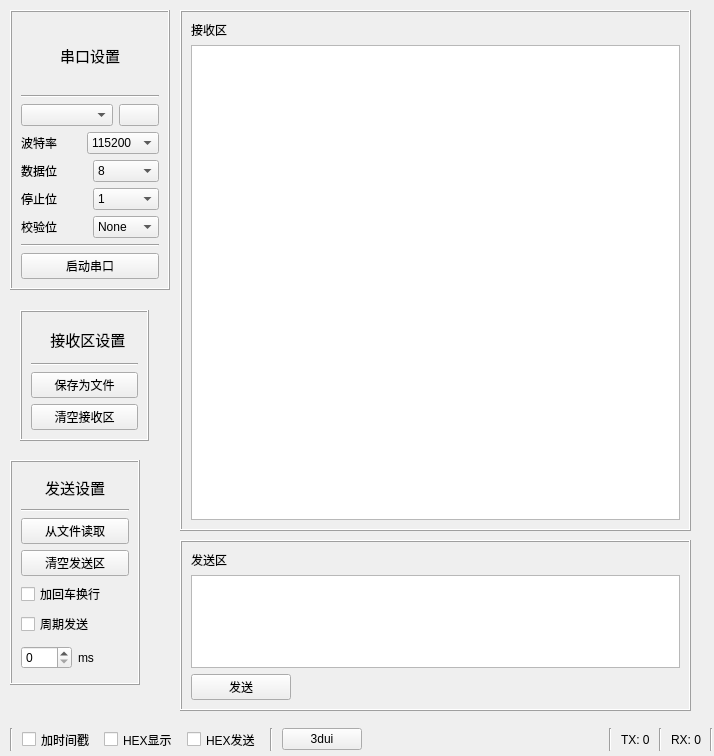
<?xml version="1.0" encoding="UTF-8"?>
<ui version="4.0">
 <class>Widget</class>
 <widget class="QWidget" name="Widget">
  <property name="geometry">
   <rect>
    <x>0</x>
    <y>0</y>
    <width>714</width>
    <height>756</height>
   </rect>
  </property>
  <property name="minimumSize">
   <size>
    <width>600</width>
    <height>400</height>
   </size>
  </property>
  <property name="maximumSize">
   <size>
    <width>3840</width>
    <height>2160</height>
   </size>
  </property>
  <property name="baseSize">
   <size>
    <width>600</width>
    <height>480</height>
   </size>
  </property>
  <property name="mouseTracking">
   <bool>false</bool>
  </property>
  <property name="focusPolicy">
   <enum>Qt::FocusPolicy::NoFocus</enum>
  </property>
  <property name="windowTitle">
   <string>串口调试助手</string>
  </property>
  <property name="windowIcon">
   <iconset resource="res.qrc">
    <normaloff>:/icons/icon.ico</normaloff>:/icons/icon.ico</iconset>
  </property>
  <widget class="QFrame" name="frame_serial">
   <property name="geometry">
    <rect>
     <x>10</x>
     <y>10</y>
     <width>160</width>
     <height>280</height>
    </rect>
   </property>
   <property name="sizePolicy">
    <sizepolicy hsizetype="Preferred" vsizetype="Preferred">
     <horstretch>0</horstretch>
     <verstretch>0</verstretch>
    </sizepolicy>
   </property>
   <property name="baseSize">
    <size>
     <width>150</width>
     <height>250</height>
    </size>
   </property>
   <property name="frameShape">
    <enum>QFrame::Shape::Box</enum>
   </property>
   <property name="frameShadow">
    <enum>QFrame::Shadow::Raised</enum>
   </property>
   <layout class="QGridLayout" name="gridLayout_4">
    <item row="0" column="0">
     <layout class="QVBoxLayout" name="SerialSetingLayout">
      <item alignment="Qt::AlignmentFlag::AlignHCenter">
       <widget class="QLabel" name="Serial_label">
        <property name="font">
         <font>
          <pointsize>11</pointsize>
         </font>
        </property>
        <property name="text">
         <string>串口设置</string>
        </property>
        <property name="textFormat">
         <enum>Qt::TextFormat::PlainText</enum>
        </property>
       </widget>
      </item>
      <item>
       <widget class="Line" name="line">
        <property name="orientation">
         <enum>Qt::Orientation::Horizontal</enum>
        </property>
       </widget>
      </item>
      <item>
       <layout class="QHBoxLayout" name="COM_layout">
        <item>
         <widget class="QComboBox" name="serial_select"/>
        </item>
        <item>
         <widget class="QPushButton" name="refresh_serial">
          <property name="sizePolicy">
           <sizepolicy hsizetype="Fixed" vsizetype="Fixed">
            <horstretch>0</horstretch>
            <verstretch>0</verstretch>
           </sizepolicy>
          </property>
          <property name="text">
           <string/>
          </property>
          <property name="icon">
           <iconset resource="res.qrc">
            <normaloff>:/res/flash.jpg</normaloff>:/res/flash.jpg</iconset>
          </property>
          <property name="iconSize">
           <size>
            <width>20</width>
            <height>20</height>
           </size>
          </property>
         </widget>
        </item>
       </layout>
      </item>
      <item>
       <layout class="QHBoxLayout" name="baud_layout">
        <item>
         <widget class="QLabel" name="baud">
          <property name="text">
           <string>波特率</string>
          </property>
         </widget>
        </item>
        <item>
         <widget class="QComboBox" name="baud_select">
          <property name="editable">
           <bool>false</bool>
          </property>
          <property name="frame">
           <bool>true</bool>
          </property>
          <item>
           <property name="text">
            <string>115200</string>
           </property>
          </item>
          <item>
           <property name="text">
            <string>4800</string>
           </property>
          </item>
          <item>
           <property name="text">
            <string>9600</string>
           </property>
          </item>
          <item>
           <property name="text">
            <string>19200</string>
           </property>
          </item>
          <item>
           <property name="text">
            <string>57600</string>
           </property>
          </item>
         </widget>
        </item>
       </layout>
      </item>
      <item>
       <layout class="QHBoxLayout" name="Data_bit_layout">
        <item>
         <widget class="QLabel" name="Data_bit_lable">
          <property name="text">
           <string>数据位</string>
          </property>
         </widget>
        </item>
        <item>
         <widget class="QComboBox" name="Data_bit_sclect">
          <item>
           <property name="text">
            <string>8</string>
           </property>
          </item>
          <item>
           <property name="text">
            <string>7</string>
           </property>
          </item>
          <item>
           <property name="text">
            <string>6</string>
           </property>
          </item>
          <item>
           <property name="text">
            <string>5</string>
           </property>
          </item>
         </widget>
        </item>
       </layout>
      </item>
      <item>
       <layout class="QHBoxLayout" name="Stop_bit_layout">
        <item>
         <widget class="QLabel" name="Stop_bit_label">
          <property name="text">
           <string>停止位</string>
          </property>
         </widget>
        </item>
        <item>
         <widget class="QComboBox" name="Stop_bit_select">
          <item>
           <property name="text">
            <string>1</string>
           </property>
          </item>
          <item>
           <property name="text">
            <string>1.5</string>
           </property>
          </item>
          <item>
           <property name="text">
            <string>2</string>
           </property>
          </item>
         </widget>
        </item>
       </layout>
      </item>
      <item>
       <layout class="QHBoxLayout" name="Parity_layout">
        <item>
         <widget class="QLabel" name="Parity_label">
          <property name="text">
           <string>校验位</string>
          </property>
         </widget>
        </item>
        <item>
         <widget class="QComboBox" name="Parity_select">
          <item>
           <property name="text">
            <string>None</string>
           </property>
          </item>
          <item>
           <property name="text">
            <string>Odd</string>
           </property>
          </item>
          <item>
           <property name="text">
            <string>Even</string>
           </property>
          </item>
          <item>
           <property name="text">
            <string>Mark</string>
           </property>
          </item>
          <item>
           <property name="text">
            <string>Space</string>
           </property>
          </item>
         </widget>
        </item>
       </layout>
      </item>
      <item>
       <widget class="Line" name="line_2">
        <property name="orientation">
         <enum>Qt::Orientation::Horizontal</enum>
        </property>
       </widget>
      </item>
      <item>
       <widget class="QPushButton" name="Serial_button">
        <property name="text">
         <string>启动串口</string>
        </property>
       </widget>
      </item>
     </layout>
    </item>
   </layout>
  </widget>
  <widget class="QFrame" name="frame_receive">
   <property name="enabled">
    <bool>true</bool>
   </property>
   <property name="geometry">
    <rect>
     <x>20</x>
     <y>310</y>
     <width>129</width>
     <height>131</height>
    </rect>
   </property>
   <property name="sizePolicy">
    <sizepolicy hsizetype="Preferred" vsizetype="Preferred">
     <horstretch>0</horstretch>
     <verstretch>0</verstretch>
    </sizepolicy>
   </property>
   <property name="baseSize">
    <size>
     <width>150</width>
     <height>200</height>
    </size>
   </property>
   <property name="focusPolicy">
    <enum>Qt::FocusPolicy::NoFocus</enum>
   </property>
   <property name="frameShape">
    <enum>QFrame::Shape::Box</enum>
   </property>
   <property name="frameShadow">
    <enum>QFrame::Shadow::Raised</enum>
   </property>
   <layout class="QGridLayout" name="gridLayout">
    <item row="0" column="0">
     <layout class="QVBoxLayout" name="verticalLayout_2">
      <item alignment="Qt::AlignmentFlag::AlignHCenter">
       <widget class="QLabel" name="label">
        <property name="font">
         <font>
          <pointsize>11</pointsize>
         </font>
        </property>
        <property name="text">
         <string>  接收区设置</string>
        </property>
       </widget>
      </item>
      <item>
       <widget class="Line" name="line_3">
        <property name="orientation">
         <enum>Qt::Orientation::Horizontal</enum>
        </property>
       </widget>
      </item>
      <item>
       <widget class="QPushButton" name="pushButton_save">
        <property name="text">
         <string>保存为文件</string>
        </property>
       </widget>
      </item>
      <item>
       <widget class="QPushButton" name="pushButton_clear">
        <property name="text">
         <string>清空接收区</string>
        </property>
       </widget>
      </item>
     </layout>
    </item>
   </layout>
  </widget>
  <widget class="QFrame" name="frame_sender">
   <property name="geometry">
    <rect>
     <x>10</x>
     <y>460</y>
     <width>130</width>
     <height>225</height>
    </rect>
   </property>
   <property name="sizePolicy">
    <sizepolicy hsizetype="Preferred" vsizetype="Preferred">
     <horstretch>0</horstretch>
     <verstretch>0</verstretch>
    </sizepolicy>
   </property>
   <property name="frameShape">
    <enum>QFrame::Shape::Box</enum>
   </property>
   <property name="frameShadow">
    <enum>QFrame::Shadow::Raised</enum>
   </property>
   <layout class="QGridLayout" name="gridLayout_3">
    <item row="0" column="0">
     <layout class="QVBoxLayout" name="verticalLayout">
      <item alignment="Qt::AlignmentFlag::AlignHCenter">
       <widget class="QLabel" name="label_2">
        <property name="font">
         <font>
          <pointsize>11</pointsize>
         </font>
        </property>
        <property name="text">
         <string>发送设置</string>
        </property>
       </widget>
      </item>
      <item>
       <widget class="Line" name="line_4">
        <property name="orientation">
         <enum>Qt::Orientation::Horizontal</enum>
        </property>
       </widget>
      </item>
      <item>
       <widget class="QPushButton" name="pushButton_read">
        <property name="text">
         <string>从文件读取</string>
        </property>
       </widget>
      </item>
      <item>
       <widget class="QPushButton" name="pushButton_clear_send">
        <property name="text">
         <string>清空发送区</string>
        </property>
       </widget>
      </item>
      <item>
       <widget class="QCheckBox" name="checkBox_endl">
        <property name="text">
         <string>加回车换行</string>
        </property>
       </widget>
      </item>
      <item>
       <widget class="QCheckBox" name="checkBox_transmit">
        <property name="text">
         <string>周期发送</string>
        </property>
       </widget>
      </item>
      <item>
       <layout class="QHBoxLayout" name="horizontalLayout">
        <item>
         <widget class="QSpinBox" name="spinBox"/>
        </item>
        <item>
         <widget class="QLabel" name="label_3">
          <property name="text">
           <string>ms</string>
          </property>
         </widget>
        </item>
       </layout>
      </item>
     </layout>
    </item>
   </layout>
  </widget>
  <widget class="QFrame" name="frame_Bottom">
   <property name="geometry">
    <rect>
     <x>1</x>
     <y>719</y>
     <width>721</width>
     <height>41</height>
    </rect>
   </property>
   <property name="sizePolicy">
    <sizepolicy hsizetype="Preferred" vsizetype="Fixed">
     <horstretch>0</horstretch>
     <verstretch>0</verstretch>
    </sizepolicy>
   </property>
   <layout class="QHBoxLayout" name="horizontalLayout_2">
    <property name="spacing">
     <number>9</number>
    </property>
    <property name="sizeConstraint">
     <enum>QLayout::SizeConstraint::SetDefaultConstraint</enum>
    </property>
    <item>
     <widget class="Line" name="line_9">
      <property name="orientation">
       <enum>Qt::Orientation::Vertical</enum>
      </property>
     </widget>
    </item>
    <item>
     <widget class="QCheckBox" name="checkBox_timeTick">
      <property name="text">
       <string>加时间戳</string>
      </property>
     </widget>
    </item>
    <item>
     <widget class="QCheckBox" name="checkBox_HEX">
      <property name="text">
       <string>HEX显示</string>
      </property>
     </widget>
    </item>
    <item>
     <widget class="QCheckBox" name="checkBox_THEX">
      <property name="text">
       <string>HEX发送</string>
      </property>
     </widget>
    </item>
    <item>
     <widget class="Line" name="line_7">
      <property name="orientation">
       <enum>Qt::Orientation::Vertical</enum>
      </property>
     </widget>
    </item>
    <item>
     <widget class="QPushButton" name="pushButton">
      <property name="text">
       <string>3dui</string>
      </property>
     </widget>
    </item>
    <item>
     <spacer name="horizontalSpacer">
      <property name="orientation">
       <enum>Qt::Orientation::Horizontal</enum>
      </property>
      <property name="sizeHint" stdset="0">
       <size>
        <width>40</width>
        <height>20</height>
       </size>
      </property>
     </spacer>
    </item>
    <item>
     <widget class="Line" name="line_10">
      <property name="orientation">
       <enum>Qt::Orientation::Vertical</enum>
      </property>
     </widget>
    </item>
    <item>
     <widget class="QLabel" name="label_TX">
      <property name="text">
       <string>TX: 0</string>
      </property>
     </widget>
    </item>
    <item>
     <widget class="Line" name="line_6">
      <property name="orientation">
       <enum>Qt::Orientation::Vertical</enum>
      </property>
     </widget>
    </item>
    <item>
     <widget class="QLabel" name="label_RX">
      <property name="text">
       <string>RX: 0</string>
      </property>
     </widget>
    </item>
    <item>
     <widget class="Line" name="line_5">
      <property name="orientation">
       <enum>Qt::Orientation::Vertical</enum>
      </property>
     </widget>
    </item>
   </layout>
  </widget>
  <widget class="QFrame" name="frame_receive_text">
   <property name="geometry">
    <rect>
     <x>180</x>
     <y>10</y>
     <width>511</width>
     <height>521</height>
    </rect>
   </property>
   <property name="frameShape">
    <enum>QFrame::Shape::Box</enum>
   </property>
   <property name="frameShadow">
    <enum>QFrame::Shadow::Raised</enum>
   </property>
   <layout class="QGridLayout" name="gridLayout_5">
    <item row="0" column="0">
     <widget class="QLabel" name="label_4">
      <property name="text">
       <string>接收区</string>
      </property>
     </widget>
    </item>
    <item row="1" column="0">
     <widget class="QTextEdit" name="textEdit_receive">
      <property name="readOnly">
       <bool>true</bool>
      </property>
      <property name="html">
       <string>&lt;!DOCTYPE HTML PUBLIC &quot;-//W3C//DTD HTML 4.0//EN&quot; &quot;http://www.w3.org/TR/REC-html40/strict.dtd&quot;&gt;
&lt;html&gt;&lt;head&gt;&lt;meta name=&quot;qrichtext&quot; content=&quot;1&quot; /&gt;&lt;meta charset=&quot;utf-8&quot; /&gt;&lt;style type=&quot;text/css&quot;&gt;
p, li { white-space: pre-wrap; }
hr { height: 1px; border-width: 0; }
li.unchecked::marker { content: &quot;\2610&quot;; }
li.checked::marker { content: &quot;\2612&quot;; }
&lt;/style&gt;&lt;/head&gt;&lt;body style=&quot; font-family:'Microsoft YaHei UI'; font-size:9pt; font-weight:400; font-style:normal;&quot;&gt;
&lt;p style=&quot;-qt-paragraph-type:empty; margin-top:0px; margin-bottom:0px; margin-left:0px; margin-right:0px; -qt-block-indent:0; text-indent:0px;&quot;&gt;&lt;br /&gt;&lt;/p&gt;&lt;/body&gt;&lt;/html&gt;</string>
      </property>
     </widget>
    </item>
   </layout>
  </widget>
  <widget class="QFrame" name="frame_transmit_text">
   <property name="geometry">
    <rect>
     <x>180</x>
     <y>540</y>
     <width>511</width>
     <height>171</height>
    </rect>
   </property>
   <property name="frameShape">
    <enum>QFrame::Shape::Box</enum>
   </property>
   <property name="frameShadow">
    <enum>QFrame::Shadow::Raised</enum>
   </property>
   <layout class="QGridLayout" name="gridLayout_2">
    <item row="0" column="0">
     <widget class="QLabel" name="label_transmit">
      <property name="text">
       <string>发送区</string>
      </property>
     </widget>
    </item>
    <item row="2" column="0">
     <widget class="QPushButton" name="pushButton_transmit">
      <property name="sizePolicy">
       <sizepolicy hsizetype="Fixed" vsizetype="Fixed">
        <horstretch>0</horstretch>
        <verstretch>0</verstretch>
       </sizepolicy>
      </property>
      <property name="minimumSize">
       <size>
        <width>100</width>
        <height>0</height>
       </size>
      </property>
      <property name="text">
       <string>发送</string>
      </property>
     </widget>
    </item>
    <item row="1" column="0" colspan="2">
     <widget class="QTextEdit" name="textEdit_transmit"/>
    </item>
   </layout>
  </widget>
 </widget>
 <resources>
  <include location="res.qrc"/>
 </resources>
 <connections/>
</ui>
